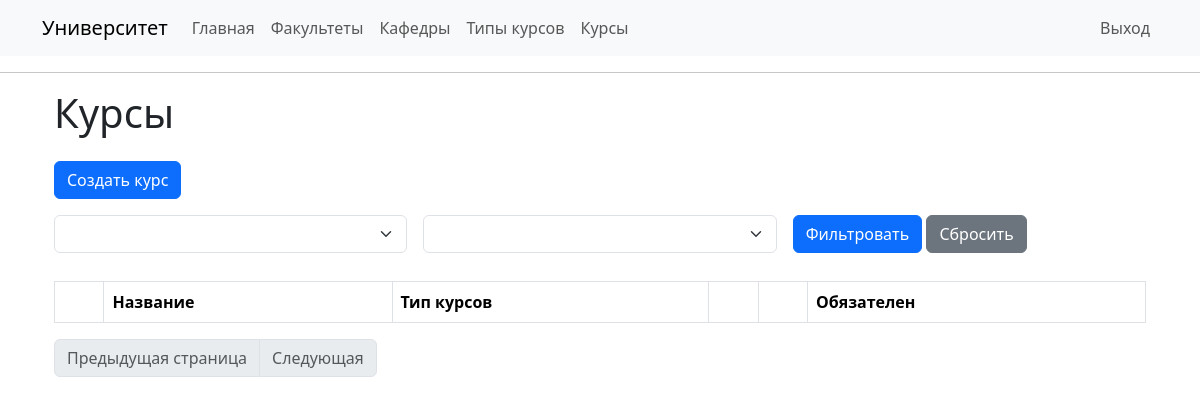
The app's page /courses (signed in), older data.
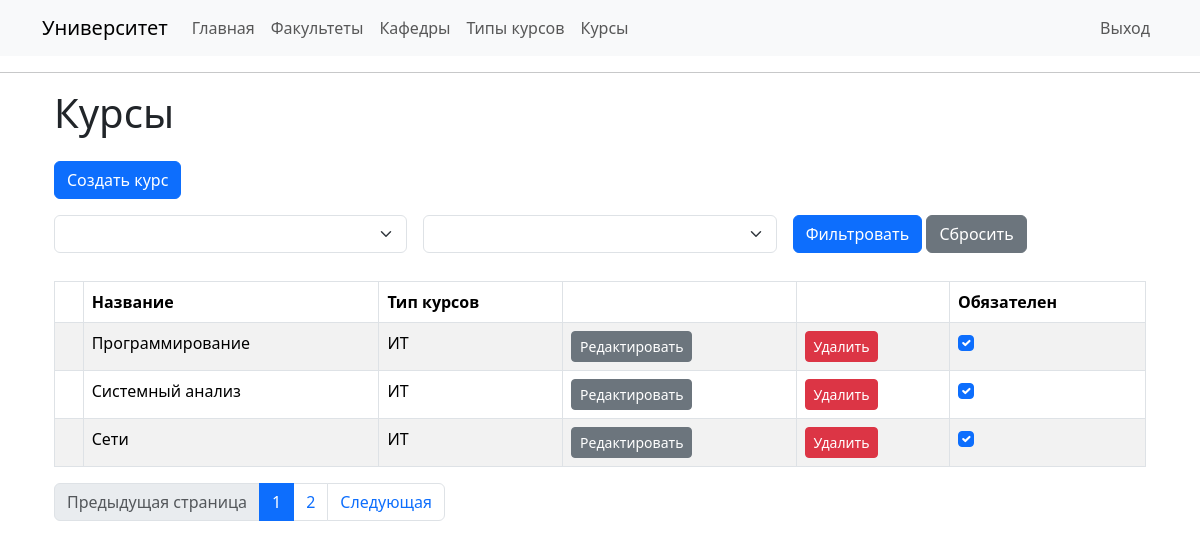
The same page, newer data.
### app/models/course.py (models this page shows, shortened)
class Course(db.Model):
    id: so.Mapped[int] = so.mapped_column(primary_key=True)
    name: so.Mapped[str] = so.mapped_column(
        sa.String(128), index=True, unique=True)
    course_type_id: so.Mapped[int] = so.mapped_column(
        sa.ForeignKey('course_type.id', ondelete='CASCADE'), index=True)
    course_type: so.Mapped['CourseType'] = so.relationship(
        back_populates='courses')
    is_included: so.Mapped[bool] = so.mapped_column(sa.Boolean, index=True, default=False)
    teachers_courses: so.WriteOnlyMapped['TeacherCourse'] = so.relationship(
        back_populates='course', passive_deletes=True)

### app/models/course_type.py (models this page shows, shortened)
class CourseType(db.Model):
    __tablename__ = 'course_type'
    id: so.Mapped[int] = so.mapped_column(primary_key=True)
    name: so.Mapped[str] = so.mapped_column(
        sa.String(128), index=True, unique=True)
    courses: so.WriteOnlyMapped['Course'] = so.relationship(
        back_populates='course_type', passive_deletes=True)
    deadline: so.Mapped[Optional[datetime]] = so.mapped_column(
        index=True, default=lambda: add_years(datetime.now(timezone.utc), 3))

### app/routes/course_routes.py (the view)
@app.route('/courses')
@login_required
def courses():
    page = request.args.get('page', 1, type=int)
    course_type = request.args.get('course_type_id', None, type=int)
    is_included = request.args.get('is_included', None, type=str)
    if is_included == '':
        is_included=None
    if is_included is not None and is_included == 'True':
        is_included = True
    if is_included is not None and is_included == 'False':
        is_included = False
    if course_type is not None:
        course_type = [course_type]
    courses = course_service.get_all_paginated(page, is_included, course_type)
    course_types = course_type_service.get_all()
    return render_template('courses/courses.html', title='Курсы', courses=courses, course_types=course_types)

### app/routes/__init__.py (called while the page is built)
@login.user_loader
def load_user(id):
  return user_service.get_by_id(id)

### app/services/course_service.py (called while the page is built)
def get_all_paginated(page: int, included=None, course_types=None):
    try:
        query = sa.select(Course)
        conditions = []
        app.logger.info(f"условия {included, course_types}")
        if included is not None:
            conditions.append(Course.is_included == included)
        if course_types is not None:
            conditions.append(Course.course_type_id.in_(course_types))
        app.logger.info(f"условия {conditions}")
        if conditions:
            query = query.where(sa.and_(*conditions))
        query = query.order_by(Course.course_type_id)
        return db.paginate(query, page=page, per_page=app.config['COURSES_PER_PAGE'], error_out=False)
    except Exception as e:
        db.session.rollback()
        app.logger.error(e)
        raise Exception('Неизвестная ошибка')

### app/services/course_type_service.py (called while the page is built)
def get_all():
    try:
        return db.session.execute(sa.select(CourseType).order_by(CourseType.name)).scalars().all()
    except Exception as e:
        db.session.rollback()
        app.logger.error(e)
        raise Exception('Неизвестная ошибка')

### app/templates/courses/courses.html (shortened to what the changed rows need)
{% extends "base.html" %}
{% block content %}
    <div class="container">
        <h1>Курсы</h1>
        <br>
        <br>
        <table id="courses-table" class="table table-striped table-bordered" style="width:100%">
            <thead>
                <tr>
                    <th> </th>
                    <th> Название </th>
                    <th> Тип курсов </th>
                    <th></th>
                    <th></th>
                    <th>Обязателен</th>
                </tr>
            </thead>
            <tbody>
                {% for course in courses.items %}
                    <tr id="course{{ course.id }}">
                        <td></td>
                        <td>{{course.name}}</td>
                        <td>{{course.course_type.name}}</td>
                        <td>
                            <a class="btn btn-sm btn-secondary" href="{{ url_for('edit_course', course_id=course.id) }}" role="button">Редактировать</a>
                        </td>
                        <td>
                            <button class="btn btn-danger btn-sm delete-btn"
                                    data-item-id="{{ course.id }}">
                                Удалить
                            </button>
                        </td>
                        <td>
                            {% if course.is_included %}
                                <input class="form-check-input" type="checkbox" data-item-id="{{ course.id }}" checked>
                            {% else %}
                                <input class="form-check-input" type="checkbox" data-item-id="{{ course.id }}">
                            {% endif %}
                        </td>
                    </tr>
                {% endfor %}
            </tbody>
        </table>
        <ul class="pagination">
            {% for page in courses.iter_pages(left_edge=2, right_edge=2, left_current=1, right_current=1) %}
            {% if page == courses.page %}
             <li class="page-item active"><a class="page-link" href="{{ url_for('courses', page=page, course_type_id=request.args.get('course_type_id'),
                is_included=request.args.get('is_included')) }}">{{ page }}</a></li>
            {% elif page %}
             <li class="page-item"><a class="page-link" href="{{ url_for('courses', page=page, course_type_id=request.args.get('course_type_id'),
                is_included=request.args.get('is_included')) }}">{{ page }}</a></li>
            {% else %}
             <li class="page-item disabled" id="example_ellipsis"><a href="#" class="page-link">…</a></li>
            {% endif %}
            {% endfor %}
            {% if courses.has_next %}
             <li class="page-item"><a class="page-link" href="{{ url_for('courses', page=courses.next_num, course_type_id=request.args.get('course_type_id'),
                is_included=request.args.get('is_included')) }}">Следующая</a></li>
            {% else %}
             <li class="page-item disabled"><span class="page-link">Следующая</span>
            {% endif %}
        </ul>
    </div>
{% endblock %}

Row changes from the older to the newer data that the page shows:
added Course: name "Программирование", course_type.name "ИТ"
added Course: name "Системный анализ", course_type.name "ИТ"
added Course: name "Сети", course_type.name "ИТ"
Text that changed along with them:
new list line: "1"
new list line: "2"
